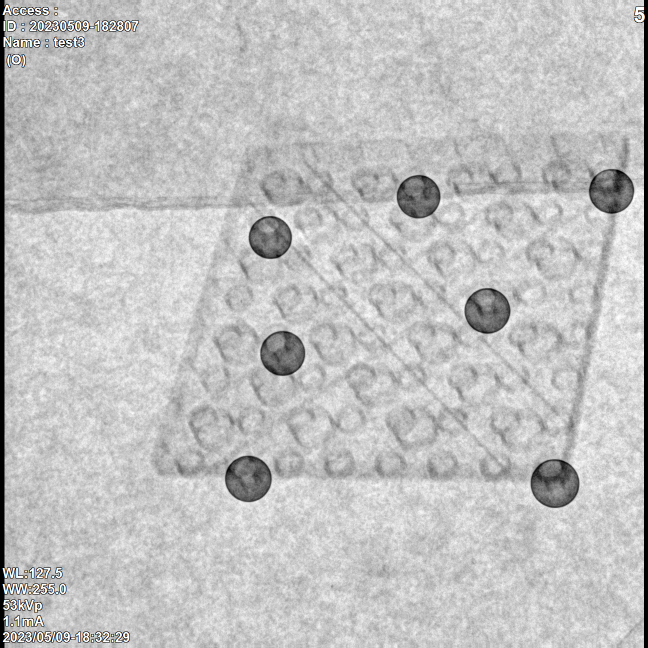
#> input picture c-arm 2023-05-09/7806.png, 1296 x 1296 px, found by its file name (shown at 1/2 size)
$ python preprocess_data_manually7806.py
#> lines starting #> are read from the running program, lines starting #| are printed output that depends on the picture
import numpy as np
import cv2 as cv
import math

#-------------------- detector hyperparameter ------------------------------
params = cv.SimpleBlobDetector_Params()
params.filterByArea = True
params.filterByCircularity = True
params.filterByConvexity = False
params.filterByInertia = True
params.filterByColor = False
params.minArea = 3000 # The size of the blob filter to be applied. If the corresponding value is increased, small circles are not detected.
params.maxArea = 80000
params.minCircularity = 0.01 # 1 >> it detects perfect circle. Minimum size of center angle
params.minInertiaRatio = 0.2 # 1 >> it detects perfect circle. short/long axis
params.minRepeatability = 3
params.minDistBetweenBlobs = 0.01
#-------------------------------------------------------------------------


#------------------ create detector ------------------------------------------------
detector = cv.SimpleBlobDetector_create(params)

PATTERN_SIZE = (6,3) # 18 circle exist
UNIT_SIZE = 47.8125 # distance between circles // unit is millimeter

IMG_PATH ='./c-arm 2023-05-09/'+ str(7806)+ '.png'
imgInit = cv.imread(IMG_PATH,cv.IMREAD_GRAYSCALE)
#> imgInit: shape (1296, 1296); min 0, max 255, mean 193.2
H, W = imgInit.shape[:2]
#> H = 1296; W = 1296
# detected circle
keyPoints = detector.detect(imgInit)
#> keyPoints = 7 keypoints; (x, y, size): (1110, 967, 98), (496, 957, 93.8), (974, 621, 92.1), (560, 703, 91.2), (1222, 381, 91.2), (836, 393, 88), (540, 474, 86.7)
# visualize circle in original image

for i in range(len(keyPoints)):
    keypoint = keyPoints[i]

    x = int(keypoint.pt[0])
    y = int(keypoint.pt[1])
    s = keypoint.size
    r = int(math.floor(s / 2))

    print(x,y,r)
    # draw circle
    cv.circle(imgInit, (x, y), r, (256, 200, 0), 3)
#> this loop made 7 passes
#> (keypoint, x, y, s, r) on passes 1 to 7: (keypoint at (1109.5, 966.6), size 98, 1109, 966, 98.03, 49), (keypoint at (974.3, 621.2), size 92.1, 974, 621, 92.14, 46), (keypoint at (835.9, 392.7), size 88, 835, 392, 87.97, 43), (keypoint at (495.6, 957.3), size 93.8, 495, 957, 93.78, 46), (keypoint at (560.2, 703.1), size 91.2, 560, 703, 91.22, 45), (keypoint at (540.3, 474.3), size 86.7, 540, 474, 86.7, 43), (keypoint at (1222.2, 381.2), size 91.2, 1222, 381, 91.17, 45)
#| 1109 966 49
#| 974 621 46
#| 835 392 43
#| 495 957 46
#| 560 703 45
#| 540 474 43
#| 1222 381 45
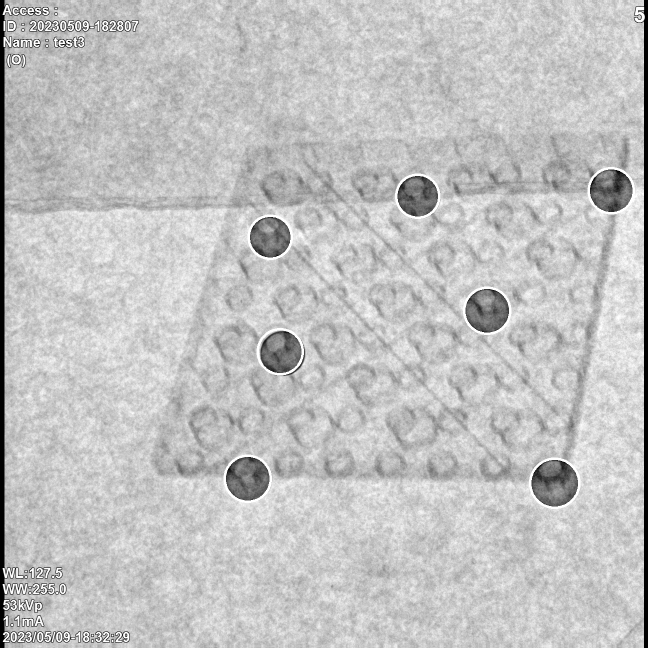
#> imgInit: shape (1296, 1296) (shown at 1/2 size); min 0, max 255, mean 193.9

# visualize
imgInit = cv.resize(imgInit, (700,700))
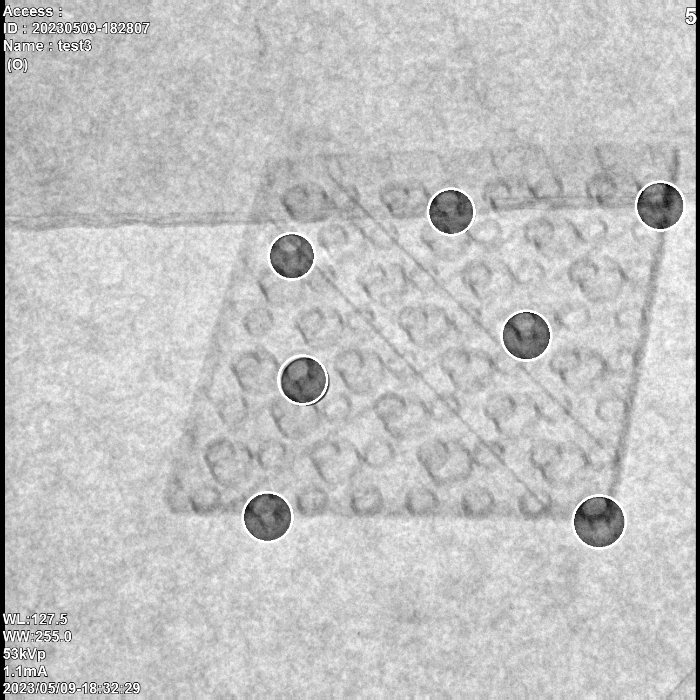
#> imgInit: shape (700, 700); min 0, max 255, mean 193.8
cv.imshow('4',imgInit)

remake_image = cv.imread(IMG_PATH,cv.IMREAD_GRAYSCALE)
cv.circle(remake_image, (569, 711), 43, (0, 0, 0), 3)
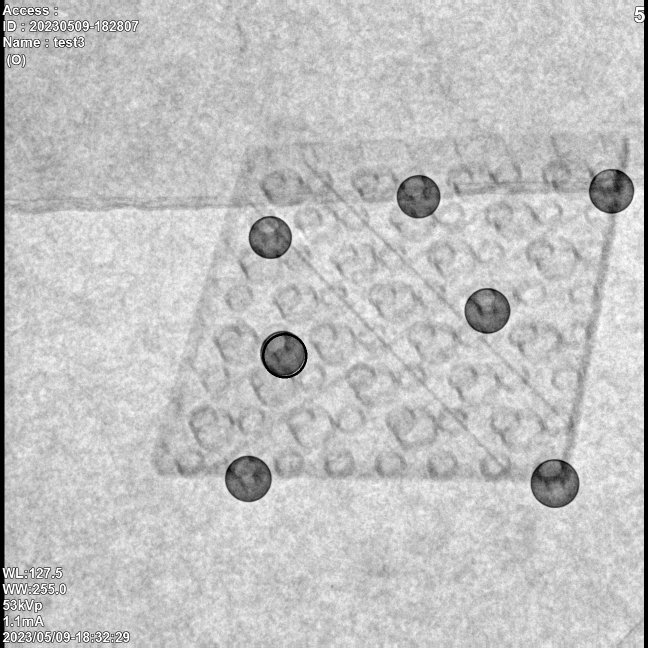
#> remake_image: shape (1296, 1296) (shown at 1/2 size); min 0, max 255, mean 193.1
cv.imwrite("./c-arm 2023-05-09/remake7806.png", remake_image)

remake_image = cv.resize(remake_image, (700,700))
#> remake_image: shape (700, 700)
cv.imshow('reImage',remake_image)

remake_image = cv.imread('./c-arm 2023-05-09/remake7806.png')
#> remake_image: shape (1296, 1296, 3); min 0, max 255, mean 193.1
keyPoints = detector.detect(remake_image)
#> keyPoints = 7 keypoints; (x, y, size): (1110, 967, 98), (565, 707, 95.6), (496, 957, 93.8), (974, 621, 92.1), (1222, 381, 91.2), (836, 393, 88), (540, 474, 86.7)
for i in range(len(keyPoints)):
    keypoint = keyPoints[i]

    x = int(keypoint.pt[0])
    y = int(keypoint.pt[1])
    s = keypoint.size
    r = int(math.floor(s / 2))

    print(x,y,r)
    # draw circle
    cv.circle(remake_image, (x, y), r, (256, 200, 0), 3)
#> this loop made 7 passes
#| 564 706 47
#| 1109 966 49
#| 974 621 46
#| 835 392 43
#| 495 957 46
#| 540 474 43
#| 1222 381 45
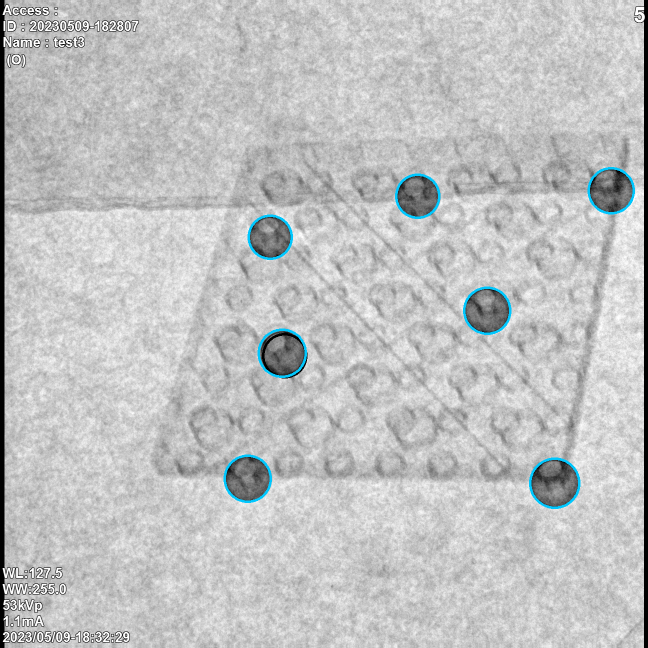
#> remake_image: shape (1296, 1296, 3) (shown at 1/2 size); mean B, G, R 193.8, 193.5, 192.3

remake_image = cv.resize(remake_image, (700,700))
#> remake_image: shape (700, 700, 3)
cv.imshow('reDetect',remake_image)


cv.waitKey(0)

$ run again, with c-arm 2023-05-09/7802.png copied over c-arm 2023-05-09/7806.png
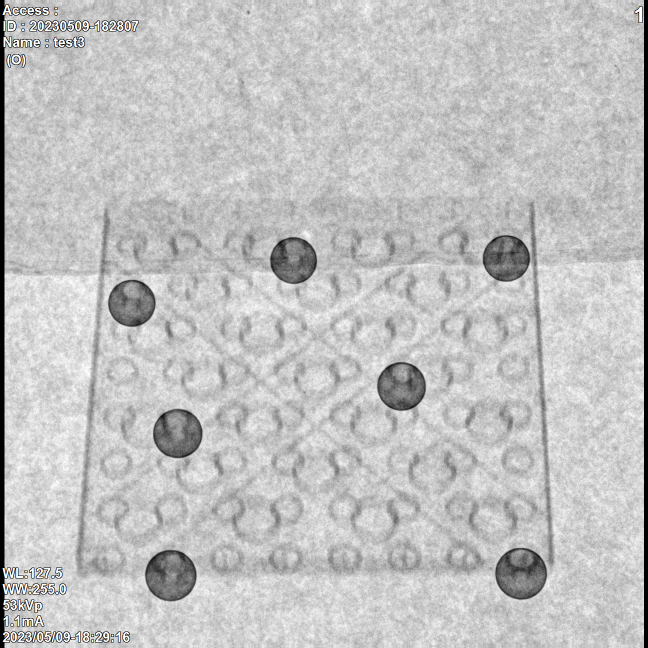
#> input picture c-arm 2023-05-09/7802.png, 1296 x 1296 px, found by its file name (shown at 1/2 size)
#> `keyPoints = detector.detect(imgInit)`: keyPoints = 7 keypoints; (x, y, size): (1042, 1147, 104.1), (341, 1150, 103.5), (355, 867, 99.5), (803, 772, 98), (263, 606, 95.2), (586, 520, 94.7), (1012, 516, 94.1)
#> the loop `for i in range(len(keyPoints)):` made 7 passes
#> (keypoint, x, y, s, r) on passes 1 to 6: (keypoint at (1041.8, 1147.1), size 104.1, 1041, 1147, 104.1, 52), (keypoint at (355.3, 866.8), size 99.5, 355, 866, 99.5, 49), (keypoint at (802.7, 772.4), size 98, 802, 772, 97.99, 48), (keypoint at (1012, 516.3), size 94.1, 1011, 516, 94.09, 47), (keypoint at (341.1, 1150.2), size 103.5, 341, 1150, 103.5, 51), (keypoint at (263.1, 605.9), size 95.2, 263, 605, 95.24, 47)
#> (printed output is left out)
#> after the loop `for i in range(len(keyPoints)):`:
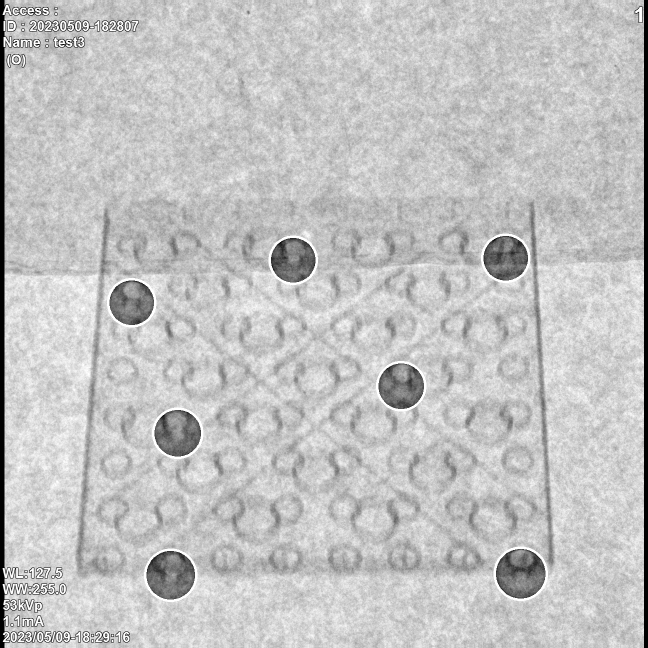
#> imgInit: shape (1296, 1296) (shown at 1/2 size); min 0, max 255, mean 194.4
#> `keyPoints = detector.detect(remake_image)`: keyPoints = 8 keypoints; (x, y, size): (1042, 1147, 104.1), (341, 1150, 103.5), (355, 867, 99.5), (803, 772, 98), (263, 606, 95.2), (586, 520, 94.7), (1012, 516, 94.1), (569, 711, 80)
#> the loop `for i in range(len(keyPoints)):` made 8 passes
#> (printed output is left out)
#> after the loop `for i in range(len(keyPoints)):`:
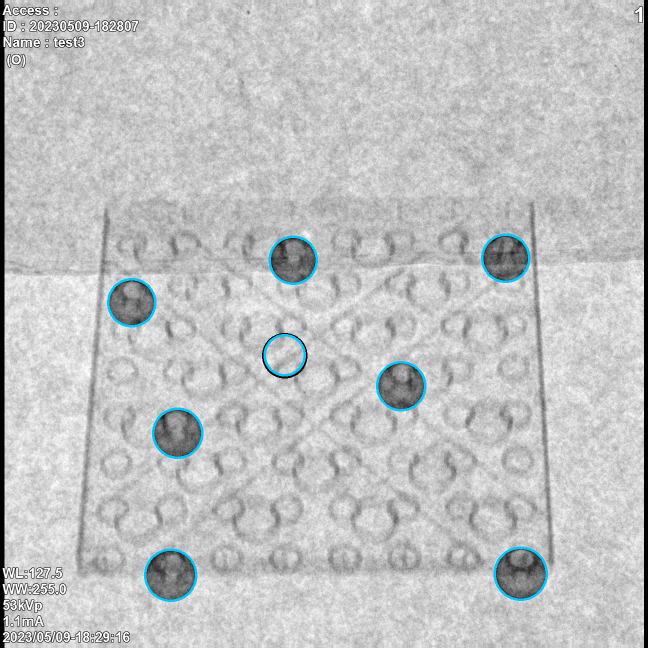
#> remake_image: shape (1296, 1296, 3) (shown at 1/2 size); mean B, G, R 194.3, 193.9, 192.5

$ run again, with c-arm 2023-05-09/7803.png copied over c-arm 2023-05-09/7806.png
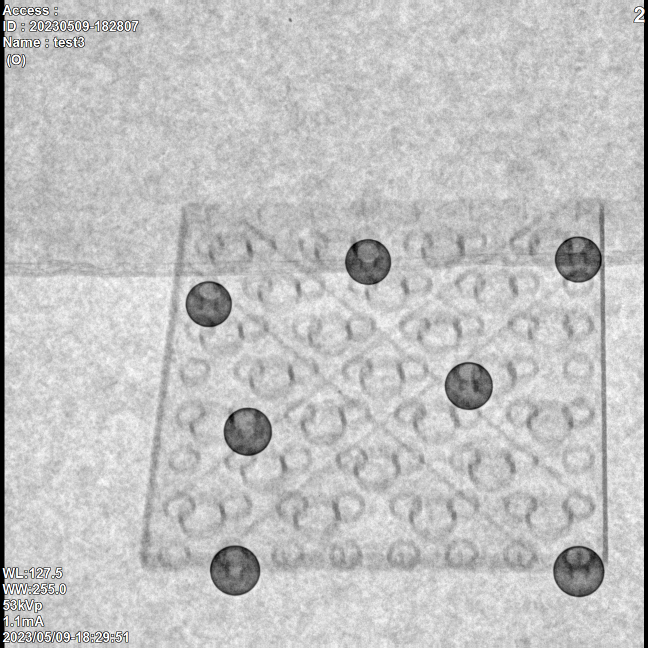
#> input picture c-arm 2023-05-09/7803.png, 1296 x 1296 px, found by its file name (shown at 1/2 size)
#> `keyPoints = detector.detect(imgInit)`: keyPoints = 7 keypoints; (x, y, size): (1157, 1143, 102.5), (470, 1141, 101), (495, 863, 97.5), (937, 772, 96.9), (1157, 518, 93.6), (417, 608, 93), (736, 523, 92.9)
#> the loop `for i in range(len(keyPoints)):` made 7 passes
#> (keypoint, x, y, s, r) on passes 1 to 7: (keypoint at (1157.1, 1143), size 102.5, 1157, 1143, 102.5, 51), (keypoint at (470, 1141.1), size 101, 469, 1141, 101, 50), (keypoint at (495, 862.7), size 97.5, 495, 862, 97.5, 48), (keypoint at (937.2, 771.5), size 96.9, 937, 771, 96.86, 48), (keypoint at (736.1, 523.2), size 92.9, 736, 523, 92.88, 46), (keypoint at (417.2, 607.6), size 93, 417, 607, 93.04, 46), (keypoint at (1157, 518.4), size 93.6, 1157, 518, 93.61, 46)
#> (printed output is left out)
#> after the loop `for i in range(len(keyPoints)):`:
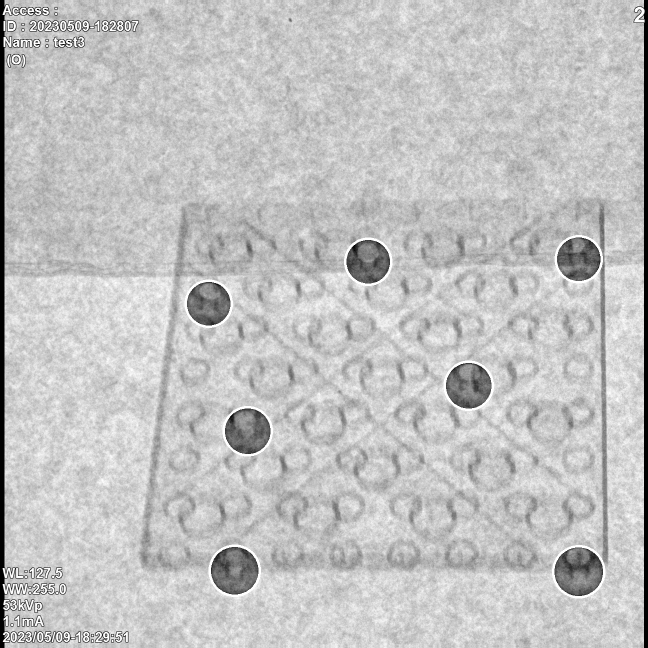
#> imgInit: shape (1296, 1296) (shown at 1/2 size); min 0, max 255, mean 194.1
#> `keyPoints = detector.detect(remake_image)`: keyPoints = 8 keypoints; (x, y, size): (1157, 1143, 102.5), (470, 1141, 101), (495, 863, 97.5), (937, 772, 96.9), (1157, 518, 93.6), (417, 608, 93), (736, 523, 92.9), (569, 711, 92)
#> the loop `for i in range(len(keyPoints)):` made 8 passes
#> (printed output is left out)
#> after the loop `for i in range(len(keyPoints)):`:
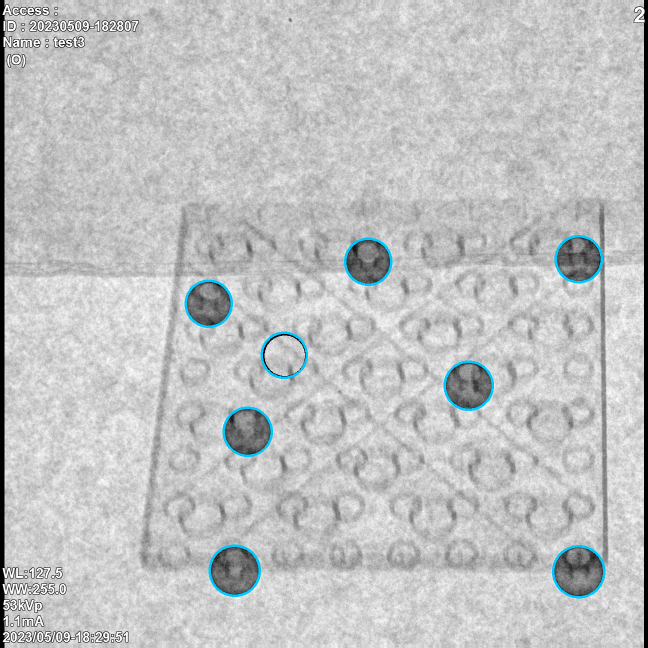
#> remake_image: shape (1296, 1296, 3) (shown at 1/2 size); mean B, G, R 194.1, 193.7, 192.3

$ run again, with c-arm 2023-05-09/7804.png copied over c-arm 2023-05-09/7806.png
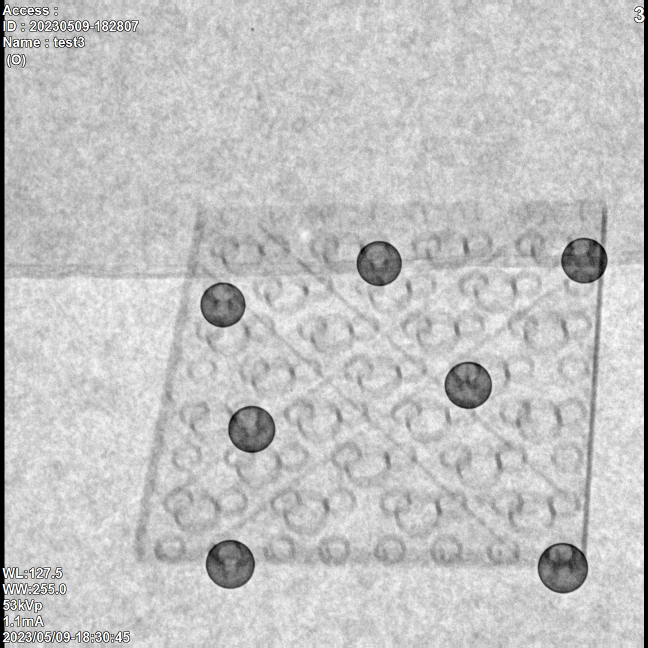
#> input picture c-arm 2023-05-09/7804.png, 1296 x 1296 px, found by its file name (shown at 1/2 size)
#> `keyPoints = detector.detect(imgInit)`: keyPoints = 7 keypoints; (x, y, size): (1126, 1135, 101.5), (460, 1128, 98.5), (936, 769, 95.3), (503, 858, 94.8), (1168, 521, 92.5), (758, 526, 91.4), (446, 606, 90.8)
#> the loop `for i in range(len(keyPoints)):` made 7 passes
#> (keypoint, x, y, s, r) on passes 1 to 6: (keypoint at (502.8, 857.7), size 94.8, 502, 857, 94.79, 47), (keypoint at (936.3, 769.4), size 95.3, 936, 769, 95.26, 47), (keypoint at (757.8, 526.3), size 91.4, 757, 526, 91.36, 45), (keypoint at (1168.4, 521.1), size 92.5, 1168, 521, 92.47, 46), (keypoint at (1125.6, 1135.5), size 101.5, 1125, 1135, 101.5, 50), (keypoint at (459.9, 1128.5), size 98.5, 459, 1128, 98.53, 49)
#> (printed output is left out)
#> after the loop `for i in range(len(keyPoints)):`:
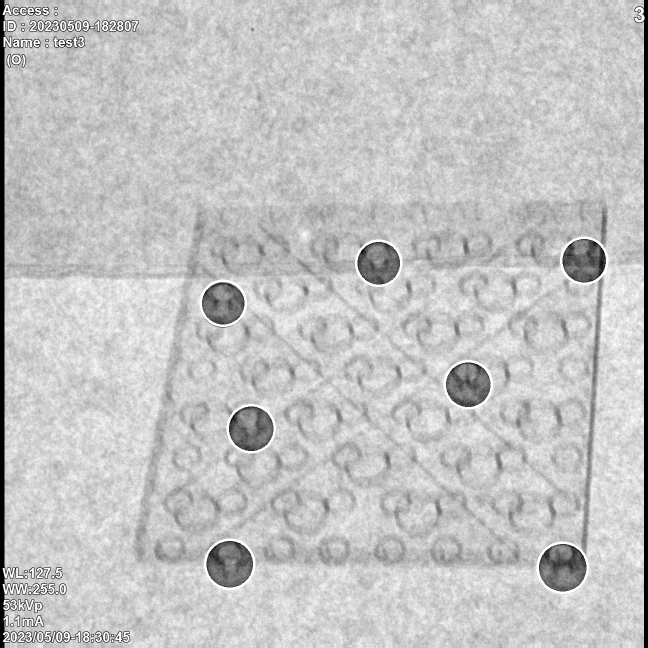
#> imgInit: shape (1296, 1296) (shown at 1/2 size); min 0, max 255, mean 195.4
#> `keyPoints = detector.detect(remake_image)`: keyPoints = 8 keypoints; (x, y, size): (1126, 1135, 101.5), (460, 1128, 98.5), (936, 769, 95.3), (503, 858, 94.8), (1168, 521, 92.5), (758, 526, 91.4), (446, 606, 90.8), (569, 711, 80)
#> the loop `for i in range(len(keyPoints)):` made 8 passes
#> (printed output is left out)
#> after the loop `for i in range(len(keyPoints)):`:
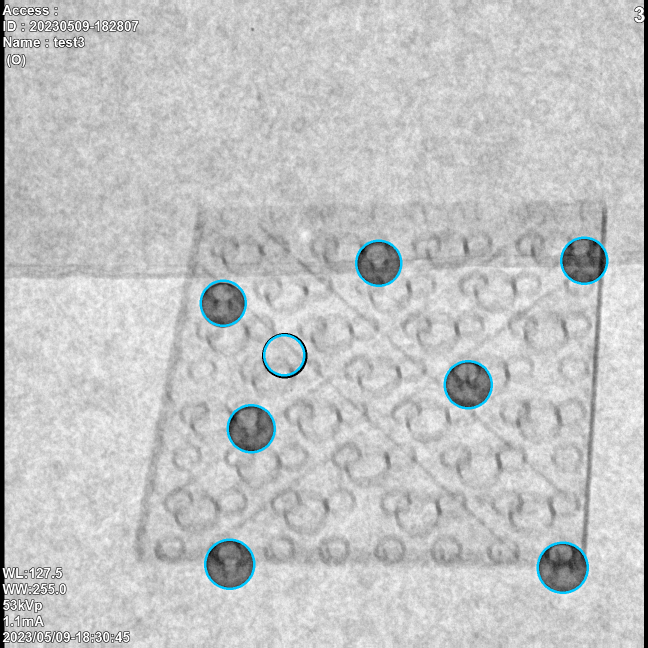
#> remake_image: shape (1296, 1296, 3) (shown at 1/2 size); mean B, G, R 195.4, 195, 193.6
